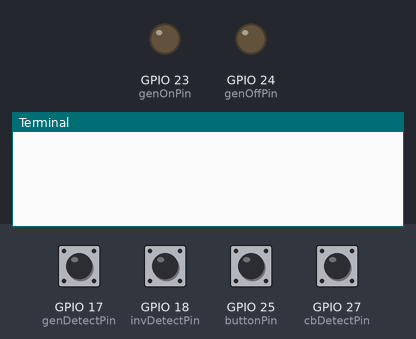
Recording of a program running on a simulated Raspberry Pi (BCM pin numbers). On the bench: output pins drawn as LEDs (lit = HIGH), the last lines printed to the terminal. The inputs (shaded band) are chosen by the test bench; at power-on: GPIO 25 (buttonPin) HIGH, GPIO 17 (genDetectPin), GPIO 18 (invDetectPin), GPIO 27 (cbDetectPin) LOW.

Above: at 1.2 s.
1.3 s: GPIO 25 (buttonPin) pulled LOW for 0.15 s
At 2.2 s:
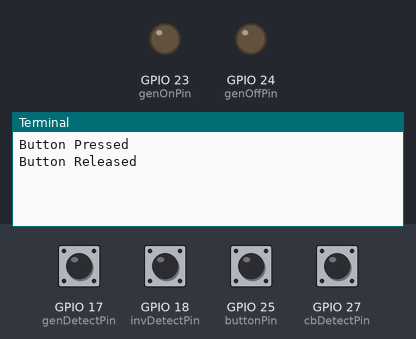
2.9 s: GPIO 17 (genDetectPin) pulled HIGH for 0.15 s
At 3.9 s:
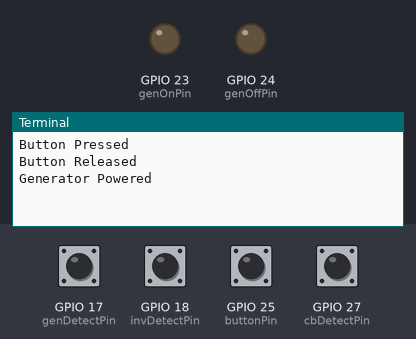
4.5 s: GPIO 18 (invDetectPin) pulled HIGH for 0.15 s
At 5.2 s:
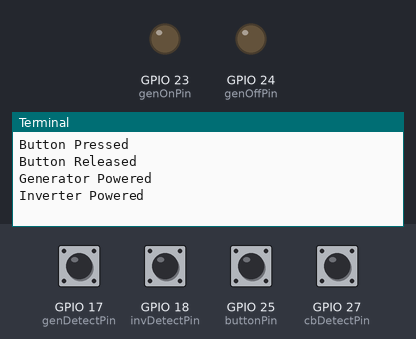
6.1 s: GPIO 27 (cbDetectPin) pulled HIGH for 0.15 s
At 7.3 s:
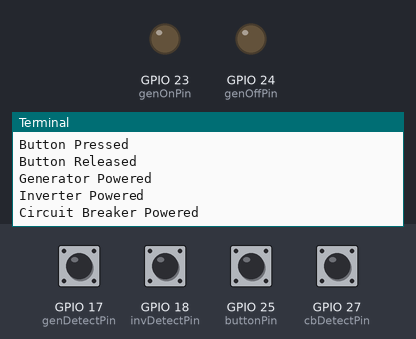
7.7 s: GPIO 25 (buttonPin) pulled LOW for 1 s
At 8.5 s:
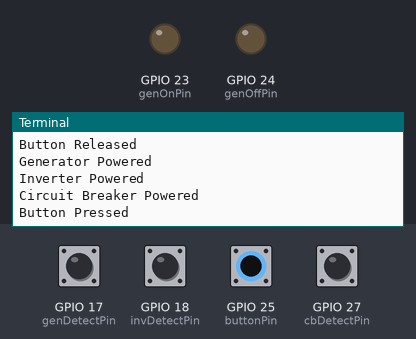

Measured:
- after the input at 1.3 s, the terminal: prints a new line at once (image 1)
- after the input at 2.9 s, the terminal: prints a new line at once (image 2)
- after the input at 4.5 s, the terminal: prints a new line at once (image 3)
- after the input at 6.1 s, the terminal: prints a new line at once (image 4)
- after the input at 7.7 s, the terminal: prints a new line at once (image 5)

The program:

power.py
```python
import RPi.GPIO as GPIO

genDetectPin = 17
invDetectPin = 18
cbDetectPin = 27

buttonPin = 25

genOnPin = 23
genOffPin = 24
genAutoPin = 22

GPIO.setmode(GPIO.BCM)
GPIO.setup(genDetectPin, GPIO.IN, pull_up_down = GPIO.PUD_DOWN)
GPIO.setup(invDetectPin, GPIO.IN, pull_up_down = GPIO.PUD_DOWN)
GPIO.setup(cbDetectPin, GPIO.IN, pull_up_down = GPIO.PUD_DOWN)

GPIO.setup(buttonPin, GPIO.IN, pull_up_down = GPIO.PUD_UP)
GPIO.setup(genOnPin, GPIO.IN, pull_up_down = GPIO.PUD_UP)
GPIO.setup(genOffPin, GPIO.IN, pull_up_down = GPIO.PUD_UP)
GPIO.setup(genAutoPin, GPIO.IN, pull_up_down = GPIO.PUD_UP)


def genOutput(self):
  print("Generator Powered")

def invOutput(self):
  print("Inverter Powered")

def cbOutput(self):
  print("Circuit Breaker Powered")

def pressGeneratorButton(relayPin):
  GPIO.setup(relayPin, GPIO.OUT)

def releaseGeneratorButton(relayPin):
  GPIO.setup(relayPin, GPIO.IN)

GPIO.add_event_detect(genDetectPin, GPIO.RISING, callback=genOutput, bouncetime=300)
GPIO.add_event_detect(invDetectPin, GPIO.RISING, callback=invOutput, bouncetime=300)
GPIO.add_event_detect(cbDetectPin, GPIO.RISING, callback=cbOutput, bouncetime=300)

#GPIO.add_event_detect(buttonPin, GPIO.RISING, callback=pressGeneratorButton, bouncetime=300)
#GPIO.add_event_detect(buttonPin, GPIO.FALLING, callback=releaseGeneratorButton, bouncetime=300)

count=0
while count < 30:
  if count % 3 == 0:
    b=genOffPin
  elif count % 3 == 1:
    b=genOnPin
  elif count % 3 == 2:
    b=genAutoPin
  GPIO.wait_for_edge(buttonPin, GPIO.FALLING, bouncetime=100)
  pressGeneratorButton(b)
  print("Button Pressed")
  GPIO.wait_for_edge(buttonPin, GPIO.RISING, bouncetime=100)
  releaseGeneratorButton(b)
  print("Button Released")
  count += 1

GPIO.cleanup()
```
